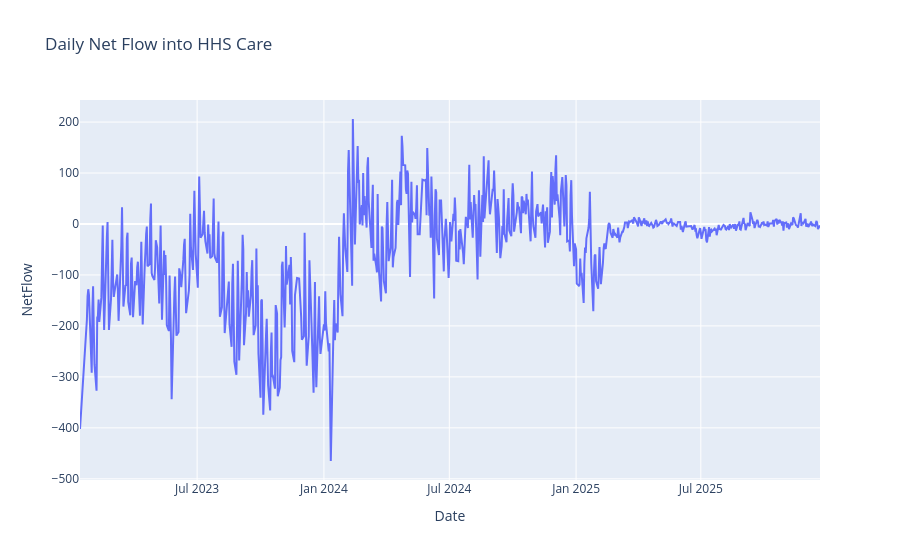

The notebook cell saved with this chart:
### Code cell
fig = px.line(
    df,
    x="Date",
    y="NetFlow",
    title="Daily Net Flow into HHS Care"
)

fig.show()

### Figure 1 — Plotly figure (JSON) as saved in the notebook; plotly's stock layout.template omitted (floating-point values rounded to 4 significant figures; data arrays with more than 128 entries replaced by an {"elided": "..."} marker saying what was removed)
{"data": [{"hovertemplate": "Date=%{x}<br>NetFlow=%{y}<extra></extra>", "legendgroup": "", "line": {"color": "#636efa", "dash": "solid"}, "marker": {"symbol": "circle"}, "mode": "lines", "name": "", "orientation": "v", "showlegend": false, "type": "scatter", "x": {"elided": "720 str values"}, "xaxis": "x", "y": {"elided": "720 int values"}, "yaxis": "y"}], "layout": {"legend": {"tracegroupgap": 0}, "title": {"text": "Daily Net Flow into HHS Care"}, "xaxis": {"anchor": "y", "domain": [0, 1], "title": {"text": "Date"}}, "yaxis": {"anchor": "x", "domain": [0, 1], "title": {"text": "NetFlow"}}}}
